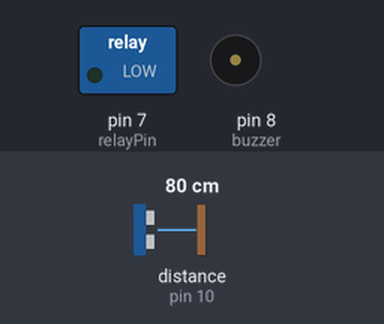
The sketch below on a simulated Arduino Uno, built with avr-gcc and run on an emulated ATmega328P. Shown: switched loads named in the sketch (green lamp = pin HIGH), buzzer (waves = sounding, pin HIGH). Wiring (inferred from the names in the program): ultrasonic range finder: trigger pin 9; echo pin 10. The test bench sets the inputs (shaded band); at power-on: distance to the obstacle (sensor on pin 10) 80 cm. The echo pulse lasts 58.3 µs per cm; pins used as bus, display or sensor lines are not drawn.

Above: at 1.2 s.
1.3 s: distance to the obstacle (sensor on pin 10) set to 18 cm
2.8 s: distance to the obstacle (sensor on pin 10) set to 13 cm
At 3.9 s:
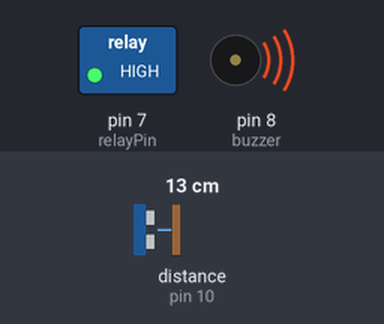
4.3 s: distance to the obstacle (sensor on pin 10) set to 35 cm
At 5.6 s:
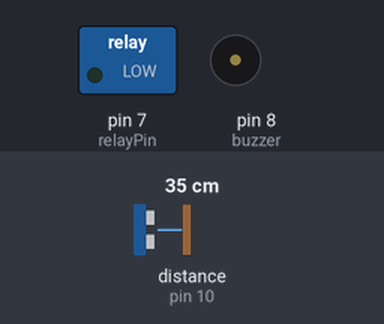
5.9 s: distance to the obstacle (sensor on pin 10) set to 2 cm
At 7.4 s:
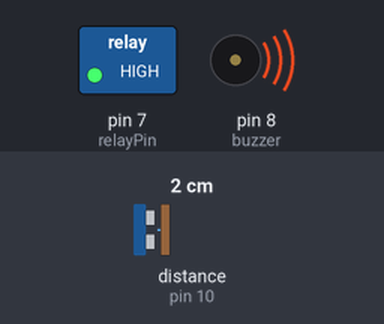
Timing chart, 0 to 8.5 s (numbered marks = the images above; inputs shaded):
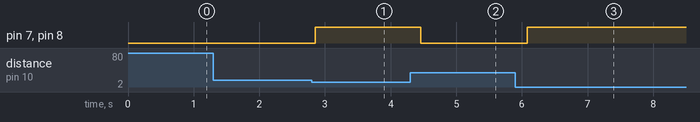

Measured:
- the behaviour switches between 16 and 15 cm on distance to the obstacle (sensor on pin 10) (found by bisection; images 0 and 1)
- after the input at 1.3 s, every drawn part: stays the same
- after the input at 2.8 s, pin 7 (relayPin), pin 8 (buzzer): LOW → HIGH after 0.05 s
- after the input at 4.3 s, pin 7 (relayPin), pin 8 (buzzer): HIGH → LOW after 0.16 s
- after the input at 5.9 s, pin 7 (relayPin), pin 8 (buzzer): LOW → HIGH after 0.18 s

The sketch:

obst.ino
```cpp
// ============================================
// Project  : Obstacle Detection Car
// Author   : Daniel
// GitHub   : https://github.com/danibae006
// Repo     : https://github.com/danibae006/obstacle-detection-car
//
// For wiring & connections, visit the repo (https://github.com/danibae006/obstacle-detection-car)
// above and read the README file.
// It contains full wiring diagrams,
// component list, and setup instructions.
// ============================================

#define trigPin  9
#define echoPin  10
#define relayPin 7
#define buzzer   8

long duration;
int distance;

void setup() {
  pinMode(trigPin,  OUTPUT);
  pinMode(echoPin,  INPUT);
  pinMode(relayPin, OUTPUT);
  pinMode(buzzer,   OUTPUT);

  digitalWrite(relayPin, LOW); // Start with motor OFF (safe default)
}

void loop() {
  // Trigger ultrasonic pulse
  digitalWrite(trigPin, LOW);
  delayMicroseconds(2);
  digitalWrite(trigPin, HIGH);
  delayMicroseconds(10);
  digitalWrite(trigPin, LOW);

  // Calculate distance
  duration = pulseIn(echoPin, HIGH);
  distance = duration * 0.034 / 2;

  if (distance < 15) {
    digitalWrite(relayPin, HIGH); // Object detected → motor ON (stop car via relay)
    digitalWrite(buzzer,   HIGH); // Buzzer ON (alert)
  } else {
    digitalWrite(relayPin, LOW);  // No object → motor OFF
    digitalWrite(buzzer,   LOW);  // Buzzer OFF
  }

  delay(200);
}
```
